Frame 1 (no input): blank canvas, image omitted
Frame 60 (the mouse pressed at the canvas centre just before this capture): blank canvas, image omitted
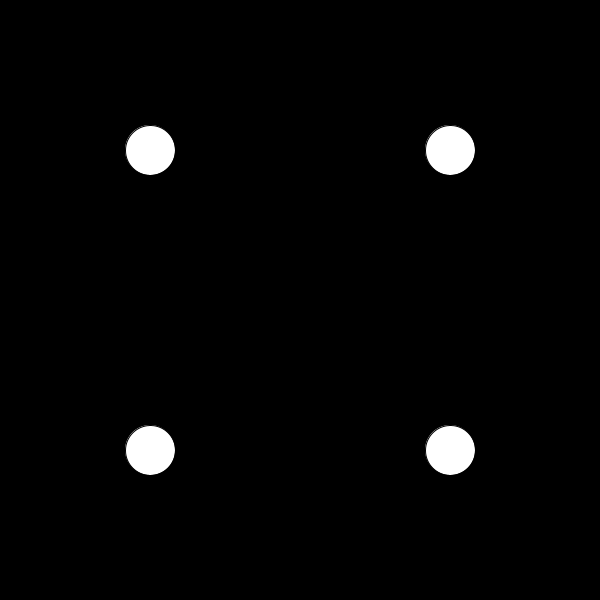
Frame 120 (the mouse held since frame 60 and released just before this capture)

The Processing sketch whose frames 1 and 60 were blank and that drew this single picture after the mouse press (run headless with seeded random() and noise(); from frame 60 on, the mouse is pressed at the canvas centre):

// Processing sketch: processing_131418
// ── processing_131418.pde

int num = 6;
int dia = 50;

void setup(){
size (600, 600);
}

void draw(){
  background(0);
  if(mouseX == pmouseX && mouseY == pmouseY){
    switch(num){
      case 0:
      println("One");
      ellipse (width/2, height/2, dia, dia);
     break;
      
     case 1:
      println("Two");
      ellipse (width/4, height/4, dia, dia);
      ellipse (3*width/4, 3*height/4, dia, dia);
      break;
      
     case 2:
      println("Three");
      ellipse (width/2, height/2, dia, dia);
      ellipse (width/4, height/4, dia, dia);
      ellipse (3*width/4, 3*height/4, dia, dia);
      break;
      
      case 3:
      println("Four");
      ellipse (width/4, height/4, dia, dia);
      ellipse (width/4, 3*height/4, dia, dia);
      ellipse (3*width/4, height/4, dia, dia);
      ellipse (3*width/4, 3*height/4, dia, dia);
      break;
       
      case 4:
      println("Five");
      ellipse (width/4, height/4, dia, dia);
      ellipse (3*width/4, 3*height/4, dia, dia);
      ellipse (3*width/4, height/4, dia, dia);
      ellipse (width/4, 3*height/4, dia, dia);
      ellipse (width/2, height/2, dia, dia);
      break;
      
      case 5:
      println("Six");
      
      ellipse (width/4, height/4, dia, dia);
      ellipse (width/4, height/2, dia, dia);
      ellipse (width/4, 3*height/4, dia, dia);
      ellipse (3*width/4, height/4, dia, dia);
      ellipse (3*width/4, height/2, dia, dia);
      ellipse (3*width/4, 3*height/4, dia, dia);
      break;
    }
  }
    else{
      num=int(random(6));
    }
  }
